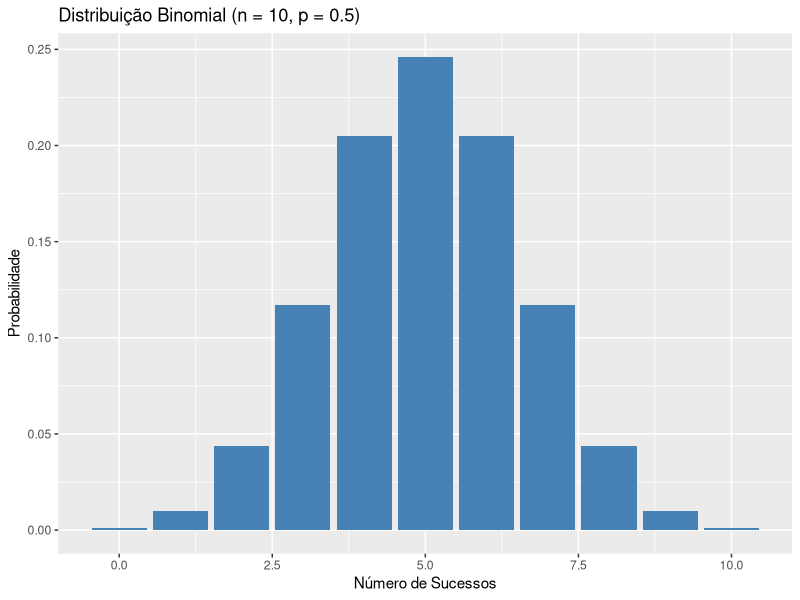
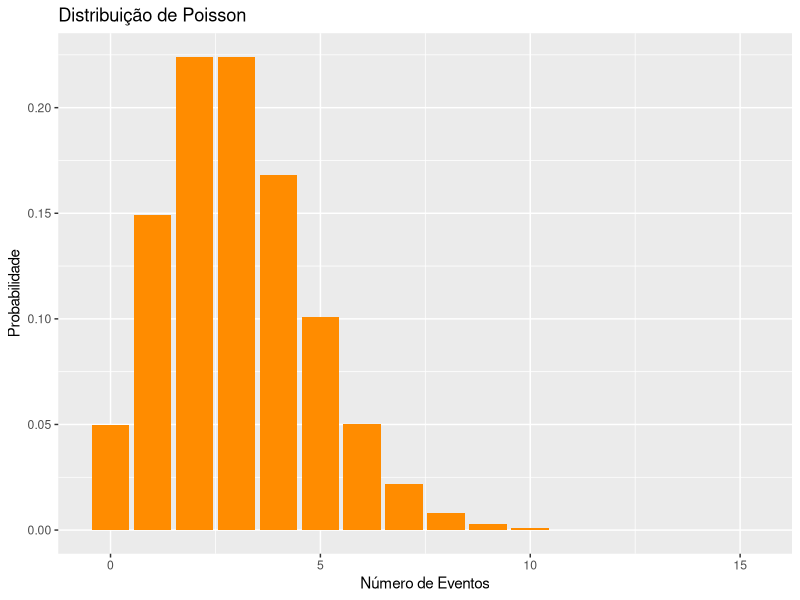
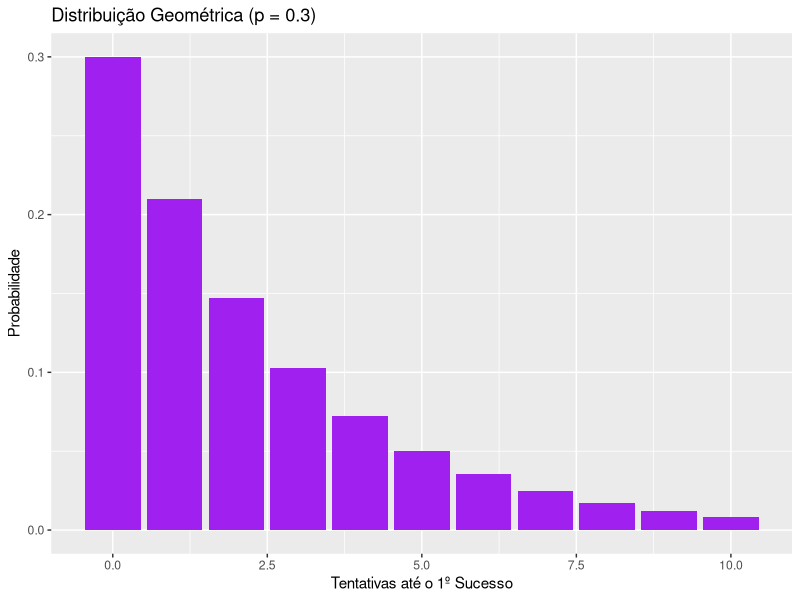
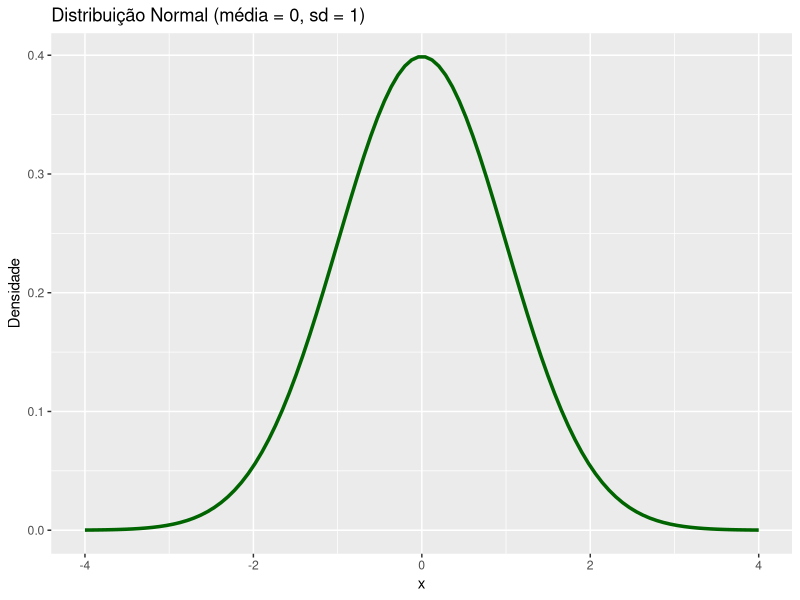
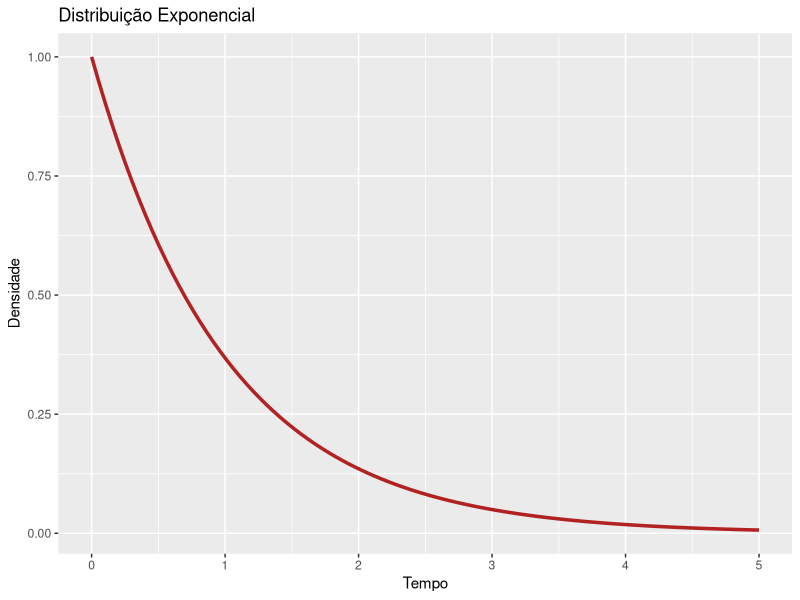
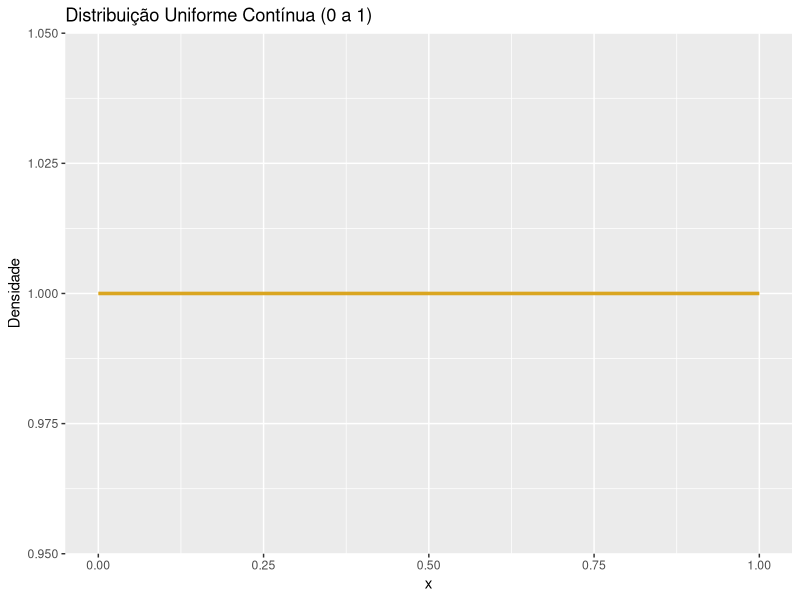
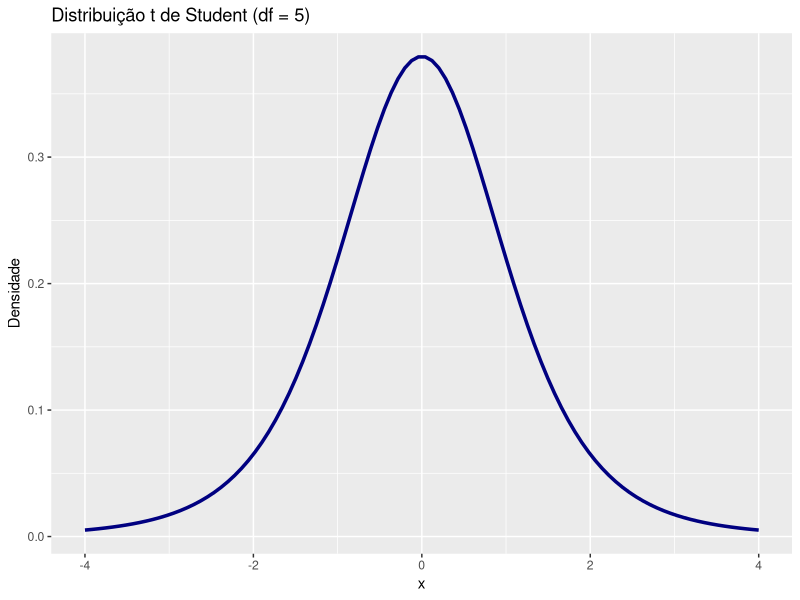
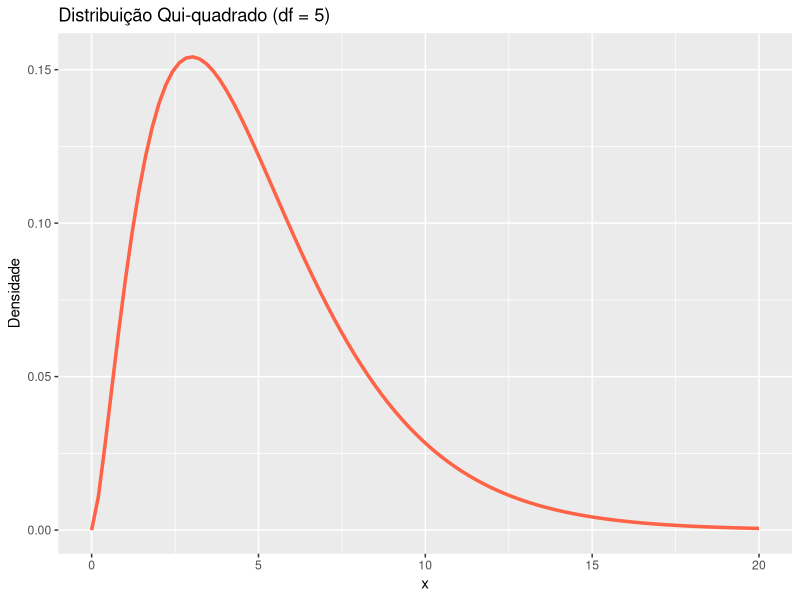

Reproduce these figures in R, in order.
## ---- chunk 1
knitr::opts_chunk$set(echo = TRUE)
library(ggplot2)
library(dplyr)
## ---- chunk 2
n <- 10
p <- 0.5
x <- 0:n
y <- dbinom(x, size = n, prob = p)

ggplot(data.frame(x, y), aes(x, y)) +
  geom_bar(stat = "identity", fill = "steelblue") +
  labs(title = "Distribuição Binomial (n = 10, p = 0.5)", x = "Número de Sucessos", y = "Probabilidade")
## ---- chunk 3
lambda <- 3
x <- 0:15
y <- dpois(x, lambda)

ggplot(data.frame(x, y), aes(x, y)) +
  geom_bar(stat = "identity", fill = "darkorange") +
  labs(title = "Distribuição de Poisson", x = "Número de Eventos", y = "Probabilidade")
## ---- chunk 4
p <- 0.3
x <- 0:10
y <- dgeom(x, prob = p)

ggplot(data.frame(x, y), aes(x, y)) +
  geom_bar(stat = "identity", fill = "purple") +
  labs(title = "Distribuição Geométrica (p = 0.3)", x = "Tentativas até o 1º Sucesso", y = "Probabilidade")
## ---- chunk 5
x <- seq(-4, 4, length.out = 100)
y <- dnorm(x)

ggplot(data.frame(x, y), aes(x, y)) +
  geom_line(color = "darkgreen", linewidth = 1.2) +
  labs(title = "Distribuição Normal (média = 0, sd = 1)", x = "x", y = "Densidade")
## ---- chunk 6
lambda <- 1
x <- seq(0, 5, length.out = 100)
y <- dexp(x, rate = lambda)

ggplot(data.frame(x, y), aes(x, y)) +
  geom_line(color = "firebrick", size = 1.2) +
  labs(title = "Distribuição Exponencial", x = "Tempo", y = "Densidade")
## ---- chunk 7
x <- seq(0, 1, length.out = 100)
y <- dunif(x, min = 0, max = 1)

ggplot(data.frame(x, y), aes(x, y)) +
  geom_line(color = "goldenrod", size = 1.2) +
  labs(title = "Distribuição Uniforme Contínua (0 a 1)", x = "x", y = "Densidade")
## ---- chunk 8
x <- seq(-4, 4, length.out = 100)
y <- dt(x, df = 5)

ggplot(data.frame(x, y), aes(x, y)) +
  geom_line(color = "navy", size = 1.2) +
  labs(title = "Distribuição t de Student (df = 5)", x = "x", y = "Densidade")
## ---- chunk 9
x <- seq(0, 20, length.out = 100)
y <- dchisq(x, df = 5)

ggplot(data.frame(x, y), aes(x, y)) +
  geom_line(color = "tomato", size = 1.2) +
  labs(title = "Distribuição Qui-quadrado (df = 5)", x = "x", y = "Densidade")
## ---- chunk 10
x <- seq(0, 5, length.out = 100)
y <- df(x, df1 = 5, df2 = 10)

ggplot(data.frame(x, y), aes(x, y)) +
  geom_line(color = "darkviolet", size = 1.2) +
  labs(title = "Distribuição F de Fisher (df1 = 5, df2 = 10)", x = "x", y = "Densidade")
